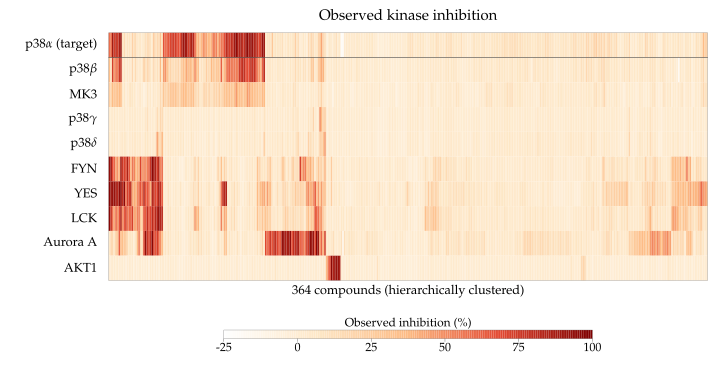

Write the R code that produced this figure.
# Figure 5. Observed inhibition, with compounds clustered across ten assays.
source("figures/plot-device.R")
panel <- read.csv("data/kinase-panel.csv.gz", check.names = FALSE)
folder <- file.path(Sys.getenv("TRANSAW_WORKDIR", "results"), "Main-Figure-5")
dir.create(folder, recursive = TRUE, showWarnings = FALSE)
kinases <- c("P38alpha", "P38beta", "MAPKAPK3", "P38gamma", "P38delta", "FYN", "YES", "LCK", "Aurora-A", "AKT1")
row_labels <- c("p38$\\alpha$ (target)", "p38$\\beta$", "MK3", "p38$\\gamma$", "p38$\\delta$", "FYN", "YES", "LCK", "Aurora A", "AKT1")
y <- as.matrix(panel[kinases])
clustering <- hclust(dist(y, method = "euclidean"), method = "complete")
ord <- clustering$order
write.csv(data.frame(compound = panel$compound[ord], y[ord, ], check.names = FALSE),
          file.path(folder, "ordered-inhibition.csv"), row.names = FALSE)
inhibition_color <- function(z, limits, palette) {
 stopifnot(all(is.finite(z)),all(z>=limits[1]),all(z<=limits[2]))
 palette[1L+round((length(palette)-1)*(z-limits[1])/diff(limits))]
}
draw_color_bar <- function(x0, y0, width, height, limits, palette, ticks, label, cex = .72) {
 n<-length(palette)
 rect(x0+(0:(n-1))*width/n,y0,x0+(1:n)*width/n,y0+height,col=palette,border=NA)
 rect(x0,y0,x0+width,y0+height,border='grey35',lwd=.5)
 tx<-x0+(ticks-limits[1])/diff(limits)*width
 segments(tx,y0,tx,y0-.12,lwd=.6)
 text(tx,y0-.22,format(ticks,trim=TRUE),cex=cex,adj=c(.5,1))
 text(x0+width/2,y0+height+.15,label,cex=cex,adj=c(.5,0))
}
inhibition_colors <- colorRampPalette(c('#FFFFFF','#FEE8C8','#FDBB84','#E34A33','#7F0000'))(201)
limits <- c(-25, 100)
path <- file.path(folder, 'Main-Figure-5.tex')
open_kinase_plot(path,7.2,3.7)
par(mar=rep(.15,4),xaxs = 'i', yaxs = 'i')
plot.new()
plot.window(xlim=c(-64,369),ylim=c(-3.5,11.2))
for (k in 1:10) {
 rect(0:363,10-k,1:364,11-k,col=inhibition_color(y[ord,k],limits,inhibition_colors),border=NA)
 text(-7,10.5-k,row_labels[k],adj=1,cex=.77)
}
rect(0,0,364,10,border='grey40',lwd=.6)
segments(0,9,364,9,col='grey20',lwd=1.1)
text(182,10.65,'Observed kinase inhibition',cex=.9)
text(182,-.45,'364 compounds (hierarchically clustered)',cex=.77)
draw_color_bar(70,-2.35,224,.35,limits,inhibition_colors,c(-25,0,25,50,75,100),'Observed inhibition (\\%)')
dev.off()
compile_plot(path)
